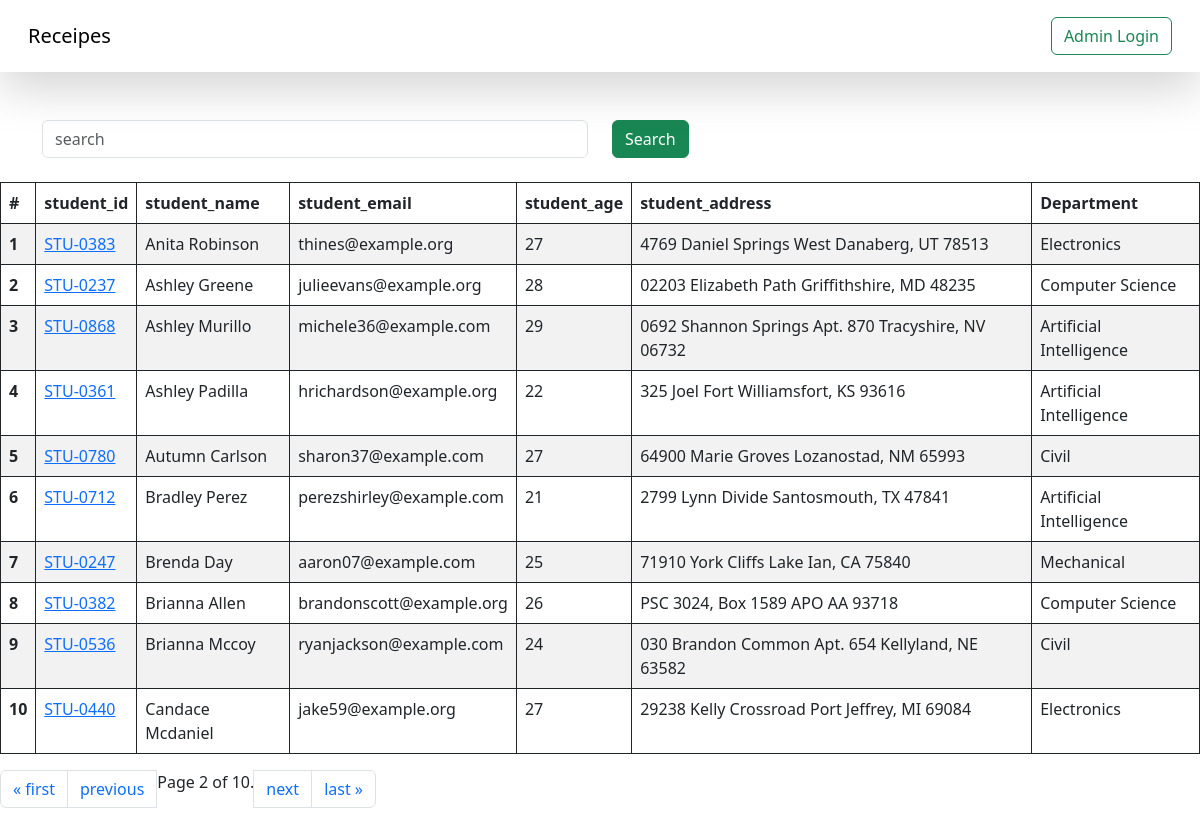
Screenshot of /students/?page=2 with the database file from the repository.
### vege/models.py (models this page shows, shortened)
class Student(models.Model):
    department=models.ForeignKey(Department,related_name="depart",on_delete=models.CASCADE)
    student_id=models.OneToOneField(StudentID,related_name="studentid",on_delete=models.CASCADE)
    student_name=models.CharField(max_length=100)
    student_email=models.EmailField(unique=True)
    student_age=models.IntegerField(default=18)
    student_address=models.TextField()
    class Meta:
        ordering=['student_name']
        verbose_name="student"

class StudentID(models.Model):
    student_id=models.CharField(max_length=100)
    def __str__(self) -> str:
        return self.student_id

class Department(models.Model):
    department=models.CharField(max_length=100)
    class Meta:
        ordering=['department']

### vege/views.py (the view, shortened to what this page needs)
# urls.py: path('students/',get_students,name="get_students"),
def get_students(request):
    queryset=Student.objects.all()
    paginator = Paginator(queryset, 10)  # Show 25 contacts per page.
    page_number = request.GET.get("page",1)
    page_obj = paginator.get_page(page_number)
    return render(request,'report/students.html',{'queryset':page_obj,'page':'Student Report'})

### vege/templates/report/students.html
{%extends "base.html"%}
{%block start%}
<div class="container mt-5">
    <form class="mb-4">
    <div class="row">
        <div class="col md-6">
            <input class="form-control" placeholder="search" name="search">
        </div>
    <div class="col-md-6">
        <button class="btn btn-success">Search</button>
    </div>
</div>
    </form>
</div>
<table class="table table-striped">
    <thead>
      <tr>
        <th scope="col">#</th>
        <th scope="col">student_id</th>
        <th scope="col">student_name</th>
        <th scope="col">student_email</th>
        <th scope="col">student_age</th>
        <th scope="col">student_address</th>
        <th scope="col">Department</th>
      </tr>
    </thead>
    <tbody>
        {%for student in queryset%}
      <tr>
        <th scope="row">{{forloop.counter}}</th>
        <td>
            <a href="{%url 'see_marks' student.student_id%}">{{student.student_id}}</a></td>
        <td>{{student.student_name}}</td>
        <td>{{student.student_email}}</td>
        <td>{{student.student_age}}</td>
        <td>{{student.student_address}}</td>
        <td>{{student.department.department}}</td>
      </tr>
      {%endfor%}
    </tbody>
  </table>
  <nav aria-label="Page navigation example">
    <ul class="pagination">
        {% if queryset.has_previous %}
        <li class="page-item"><a class="page-link" href="?page=1">&laquo; first</a></li>
        <li class="page-item"><a class="page-link" href="?page={{ queryset.previous_page_number }}">previous</a></li>
        {% endif %}
        <span class="current">
            Page {{ queryset.number }} of {{ queryset.paginator.num_pages }}.
        </span>
        {% if queryset.has_next %}
        <li class="page-item"><a class="page-link" href="?page={{ queryset.next_page_number }}">next</a></li>
            <li class="page-item"><a class="page-link" href="?page={{ queryset.paginator.num_pages }}">last &raquo;</a></li>
        {% endif %}
</ul>
</nav>
{%endblock%}

### home/templates/base.html (style rules this page uses)
table, th, td,tr { border: 1px solid; }

### rows the page displays
Student: student_id "STU-0383", student_name "Anita Robinson", student_email "thines@example.org", student_age "27", student_address "4769 Daniel Springs West Danaberg, UT 78513", department.department "Electronics"
Student: student_id "STU-0237", student_name "Ashley Greene", student_email "julieevans@example.org", student_age "28", student_address "02203 Elizabeth Path Griffithshire, MD 48235", department.department "Computer Science"
Student: student_id "STU-0868", student_name "Ashley Murillo", student_email "michele36@example.com", student_age "29", student_address "0692 Shannon Springs Apt. 870 Tracyshire, NV 06732", department.department "Artificial Intelligence"
Student: student_id "STU-0361", student_name "Ashley Padilla", student_email "hrichardson@example.org", student_age "22", student_address "325 Joel Fort Williamsfort, KS 93616", department.department "Artificial Intelligence"
Student: student_id "STU-0780", student_name "Autumn Carlson", student_email "sharon37@example.com", student_age "27", student_address "64900 Marie Groves Lozanostad, NM 65993", department.department "Civil"
Student: student_id "STU-0712", student_name "Bradley Perez", student_email "perezshirley@example.com", student_age "21", student_address "2799 Lynn Divide Santosmouth, TX 47841", department.department "Artificial Intelligence"
Student: student_id "STU-0247", student_name "Brenda Day", student_email "aaron07@example.com", student_age "25", student_address "71910 York Cliffs Lake Ian, CA 75840", department.department "Mechanical"
Student: student_id "STU-0382", student_name "Brianna Allen", student_email "brandonscott@example.org", student_age "26", student_address "PSC 3024, Box 1589 APO AA 93718", department.department "Computer Science"
Student: student_id "STU-0536", student_name "Brianna Mccoy", student_email "ryanjackson@example.com", student_age "24", student_address "030 Brandon Common Apt. 654 Kellyland, NE 63582", department.department "Civil"
Student: student_id "STU-0440", student_name "Candace Mcdaniel", student_email "jake59@example.org", student_age "27", student_address "29238 Kelly Crossroad Port Jeffrey, MI 69084", department.department "Electronics"

### other values shown
{{ queryset.number }} "2"
{{ queryset.paginator.num_pages }} "10"
